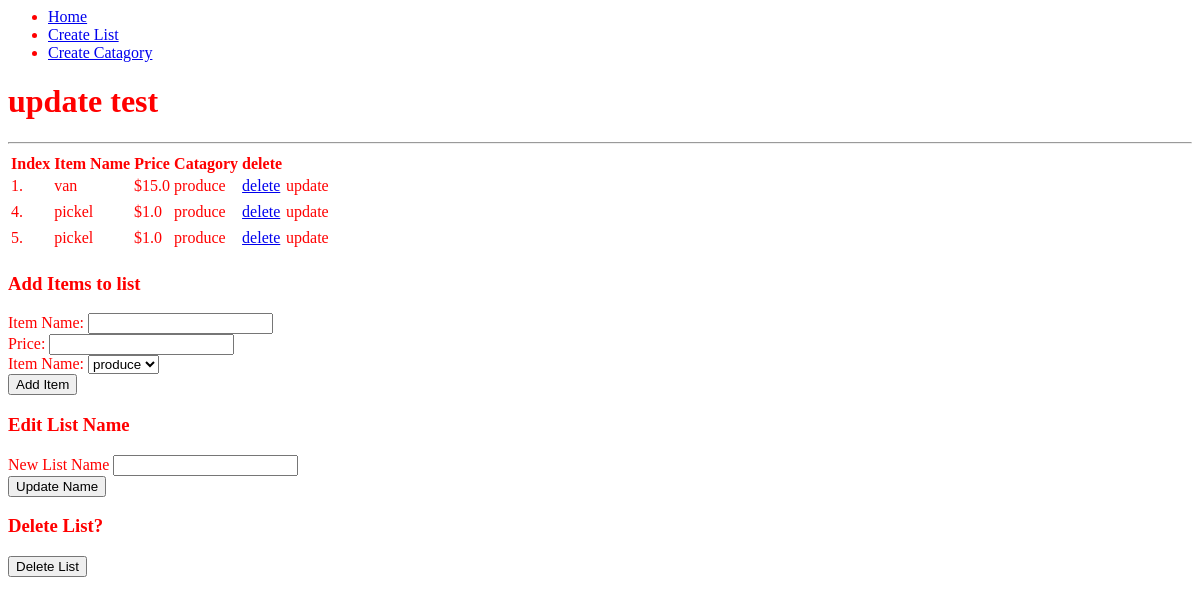
The page /view_list/1 on the database as committed earlier.
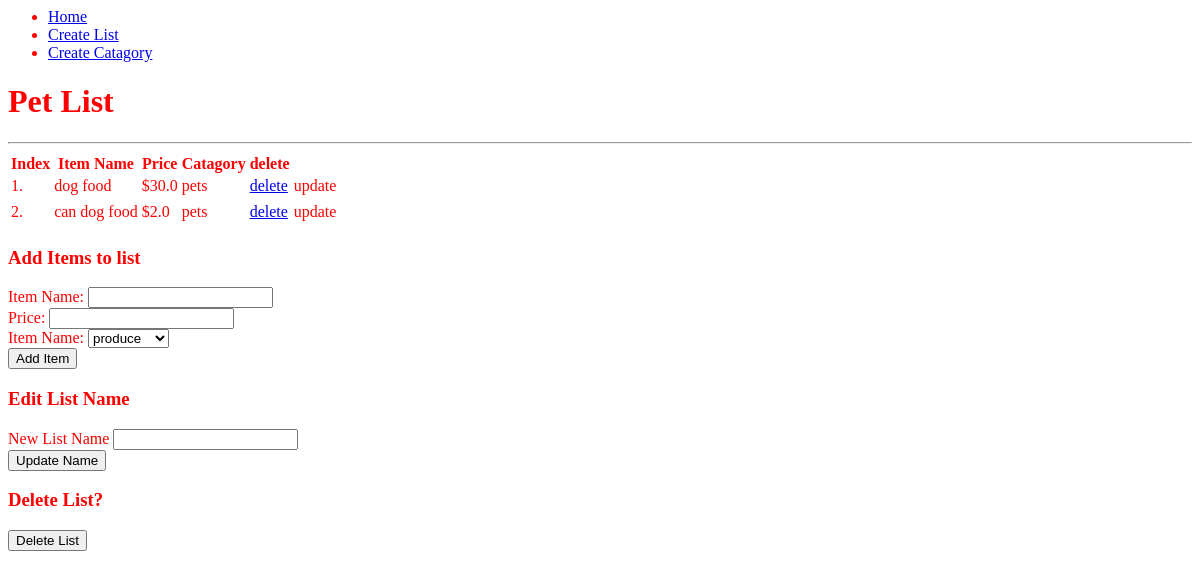
The same page on the database as committed later.
### app.py (models this page shows, shortened)
class List(db.Model):
    id = db.Column(db.Integer, primary_key=True)
    name = db.Column(db.String(200), nullable=False)

class Item(db.Model):
    id = db.Column(db.Integer, primary_key=True)
    name = db.Column(db.String(200), nullable = False)
    price = db.Column(db.Float, nullable = False)
    list_id = db.Column(db.Integer, db.ForeignKey('list.id'), nullable=False)
    list = db.relationship('List', backref=db.backref('item', lazy=True))
    catagory_id = db.Column(db.Integer, db.ForeignKey('catagory.id'), nullable=False)
    catagory = db.relationship('Catagory', backref=db.backref('catagory', lazy=True))

class Catagory(db.Model):
    id = db.Column(db.Integer, primary_key=True)
    name = db.Column(db.String(200), nullable=False)

### app.py (the view)
@app.route('/view_list/<int:list_id>', methods=['GET', 'POST'])
def view_list(list_id):
    print("blah blah")
    print(f"list id : {list_id}")
    item_list = Item.query.filter_by(list_id = list_id).all()
    curr_list = List.query.filter_by(id = list_id).first_or_404(description="Error from list")
    cat = Catagory.query.all()
    return render_template('view_list.html', list = curr_list, items = item_list, catagory = cat)

### templates/view_list.html (shortened to what this page needs)
{% extends 'base.html' %}
{% block body %}
<div>
    <h1>{{ list.name }}</h1>
    <hr>
    <table>
        <thead>
            <tr>
                <th>Index</th>
                <th>Item Name</th>
                <th>Price</th>
                <th>Catagory</th>
                <th>delete</th>
            </tr>
        </thead>
        <tbody>
            {% for item in items %}
                <tr>
                    <td>{{ item.id }}.</td>
                    <td>{{ item.name }}</td>
                    <td>${{ item.price}}</td>
                    <td>{{ item.catagory.name }}</td>
                    <td><a href="/delete_item/{{ item.id }}/{{ item.list_id}}">delete</a></td>
                    <td onClick="update_open('update_form_{{ item.id }}')">update</td>
                </tr>
                <tr>
                    <td>
                    </td>
                </tr>
            {% endfor %}
        </tbody>
    </table>
</div>
<div>
    <h3>Add Items to list</h3>
    <form action="/add_item/{{ list.id }}" method="POST">
        <label for="name">Item Name:</label>
        <input type="text" id="name" name="name">
        <br>
        <label for="price">Price:</label>
        <input type="text" id="price" name="price">
        <br>
        <label for="cat">Item Name:</label>
        <select name="cat" id="cat">
            {% for c in catagory %}
                <option value="{{ c.id }}">{{ c.name }}</option>
            {% endfor %}
        </select>
        <br>
        <input type="submit" value="Add Item">
    </form>
</div>
<div>
    <h3>Edit List Name</h3>
    <form action="/edit_list_name/{{ list.id }}" method="POST">
        <label for="list_name">New List Name</label>
        <input type="text" id="list_name" name="list_name">
        <br>
        <input type="submit" value="Update Name">
    </form>
</div>
<div>
    <h3>Delete List?</h3>
    <form action="/delete_list/{{ list.id }}" method="POST">
        <input type="submit" value="Delete List">
    </form>
</div>
{% endblock %}

### templates/base.html (shortened to what this page needs)
<html lang="en">
<head>
    <link rel="stylesheet" href="{{ url_for('static', filename='css/main.css') }}">
</head>
<body>
    <nav>
        <ul>
            <li><a href="/">Home</a></li>
            <li><a href="/create_list">Create List</a></li>
            <li><a href="/create_catagory">Create Catagory</a></li>
        </ul>
    </nav>
{% block body %}{% endblock %}
</body>
</html>

### static/css/main.css (style rules this page uses)
body { color:red; }

Rows that differ between the two databases and show on the page:
removed Item: id "4", name "pickel", price "1.0", catagory.name "produce"
removed Item: id "5", name "pickel", price "1.0", catagory.name "produce"
changed List: name "update test" → "Pet List"
changed Item id 1: name "van" → "dog food"; price "15.0" → "30.0"; catagory.name "produce" → "pets"
now on this page (row edited): Item: id "2", name "can dog food", price "2.0", catagory.name "pets"
